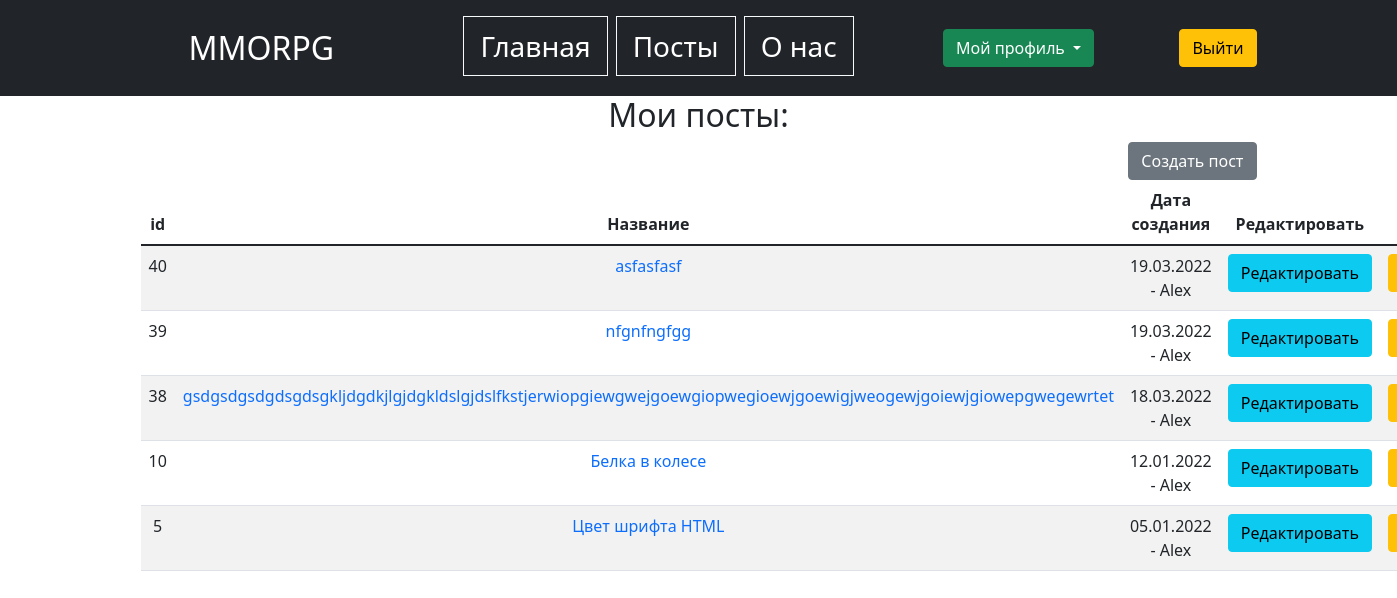
Screenshot of /posts/post_edit/ (signed in) with the database file from the repository.
### news/models.py (models this page shows, shortened)
class Post(models.Model):
    Tank = 'Танк'
    Heal = 'Хиллы'
    DD = 'ДД'
    SELLERS = 'Торговцы'
    GILDMASTERS = 'Гилдмастеры'
    KVESTGRS = 'Квестгиверы'
    BLACKSMITHS = 'Кузнецы'
    LEATHERWRKS = 'Кожевники'
    CHEMISTS = 'Зельевары'
    SPELLMASTERS = 'Мастера Заклинаний'
    CATEGORY_CHOICES = [
        (Tank, 'Танк'),
        (Heal, 'Хиллы'),
        (DD, 'ДД'),
        (SELLERS, 'Торговцы'),
        (GILDMASTERS, 'Гилдмастеры'),
        (KVESTGRS, 'Квестгиверы'),
        (BLACKSMITHS, 'Кузнецы'),
        (LEATHERWRKS, 'Кожевники'),
        (CHEMISTS, 'Зельевары'),
        (SPELLMASTERS, 'Мастера Заклинаний')
    ]
    title = models.CharField(unique=True,
                             max_length=128,
                             verbose_name='Название'
                             )
    text = models.TextField(verbose_name='131')
    date_creation = models.DateTimeField(auto_now_add=True)
    category = models.CharField(choices=CATEGORY_CHOICES,
                                default='Tank',
                                verbose_name='Категория',
                                max_length=18
                                )
    author = models.ForeignKey(User,
                               on_delete=models.CASCADE,
                               verbose_name='Автор'
                               )
    rating = models.IntegerField(default=0)
    class Meta:
        verbose_name = 'Пост'
        verbose_name_plural = 'Посты'

### news/views.py (the view)
# urls.py: path('post_edit/', PostEdit.as_view(), name='post_edit'),
class PostEdit(LoginRequiredMixin, TemplateView):
    template_name = 'MMORPG/post_edit.html'
    def get_context_data(self, **kwargs):
        context = super().get_context_data(**kwargs)
        context['post_list'] = Post.objects.all().order_by('-id')
        return context

### templates/MMORPG/post_edit.html (shortened to what this page needs)
{% extends 'MMORPG/flatpages/default.html' %}
{% block content %}
  <h2> Мои посты: </h2>
  <div style="text-align:right">
    <a href="/posts/create" class="btn btn-secondary">Создать пост</a>
  </div>
  <table class="table table-striped">
    <thead>
      <tr>
        <th scope="col">id</th>
        <th scope="col">Название</th>
        <th scope="col">Дата создания</th>
        <th scope="col">Редактировать</th>
        <th scope="col">Удалить </th>
      </tr>
    </thead>
    <tbody>
      {%for post in post_list%}
        {% if request.user == post.author %}
          <tr {% if post.id|slugify == request.GET.id %} style="background:yellow" {% endif%}>
            <td>{{post.id}}</td>
            <td><a href="{% url 'post_detail' post.id %}" style="text-decoration: none;"> {{post.title}} </a></td>
            <td>{{post.date_creation|date:'d.m.Y'}} - {{post.author}}</td>
            <td><a class="btn btn btn-info" href="{%url 'post_update' post.id%}">Редактировать</a></td>
            <td><a class="btn btn-warning" href="{%url 'post_delete' post.id%}">Удалить</a></td>
          </tr>
        {% endif %}
      {% endfor %}
    </tbody>
  </table>
{% endblock %}

### rows the page displays
Post: id "40", title "asfasfasf", date_creation "19.03.2022", author "Alex"
Post: id "39", title "nfgnfngfgg", date_creation "19.03.2022", author "Alex"
Post: id "38", title "gsdgsdgsdgdsgdsgkljdgdkjlgjdgkldslgjdslfkstjerwiopgiewgwejgoewgiopwegioewjgoewigjweogewjgoiewjgiowepgwegewrtet", date_creation "18.03.2022", author "Alex"
Post: id "10", title "Белка в колесе", date_creation "12.01.2022", author "Alex"
Post: id "5", title "Цвет шрифта HTML", date_creation "05.01.2022", author "Alex"
